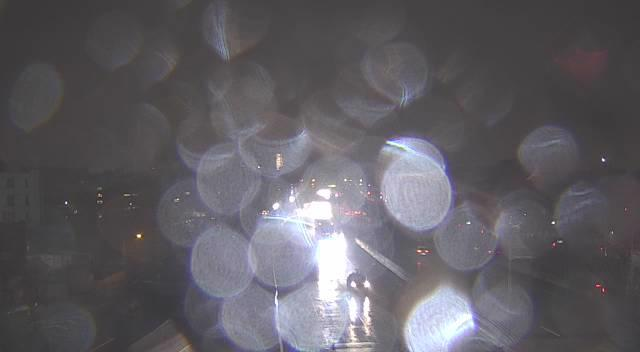
#> input picture bitwise/input1.jpg, 640 x 352 px
$ python add.py
#> lines starting #> are read from the running program, lines starting #| are printed output that depends on the picture
# arithmetic operation of
# addition of pixels of two images

import cv2
import numpy as np

image1 = cv2.imread('input1.jpg')
#> image1 is the input picture: shape (352, 640, 3); mean B, G, R 98.9, 93.3, 95.7
image2 = cv2.imread('input2.jpg')
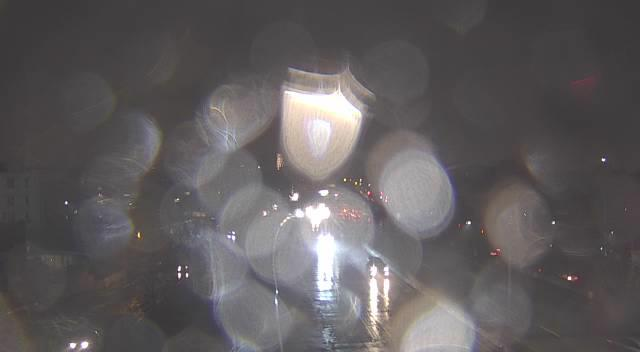
#> input picture bitwise/input2.jpg, 640 x 352 px
#> image2 is the input picture: shape (352, 640, 3); mean B, G, R 93.2, 92, 95.6

# cv2.addWeighted is applied over the
# image inputs with applied parameters
weightedSum = cv2.addWeighted(image1, 0.5, image2, 0.4, 0)
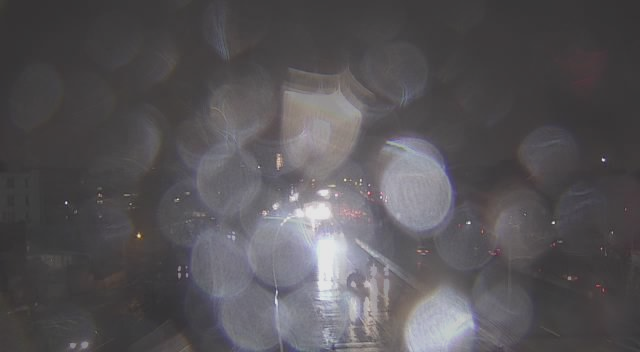
#> weightedSum: shape (352, 640, 3); mean B, G, R 86.8, 83.4, 86.1

# the window showing output image
# with the weighted sum
cv2.imshow('Weighted Image', weightedSum)
cv2.imwrite('/Users/surgesm/Desktop/addition_output.jpg', weightedSum)

# De-allocate any associated memory usage
if cv2.waitKey(0) & 0xff == 27:
#> (key Esc is pressed here)
	cv2.destroyAllWindows()
